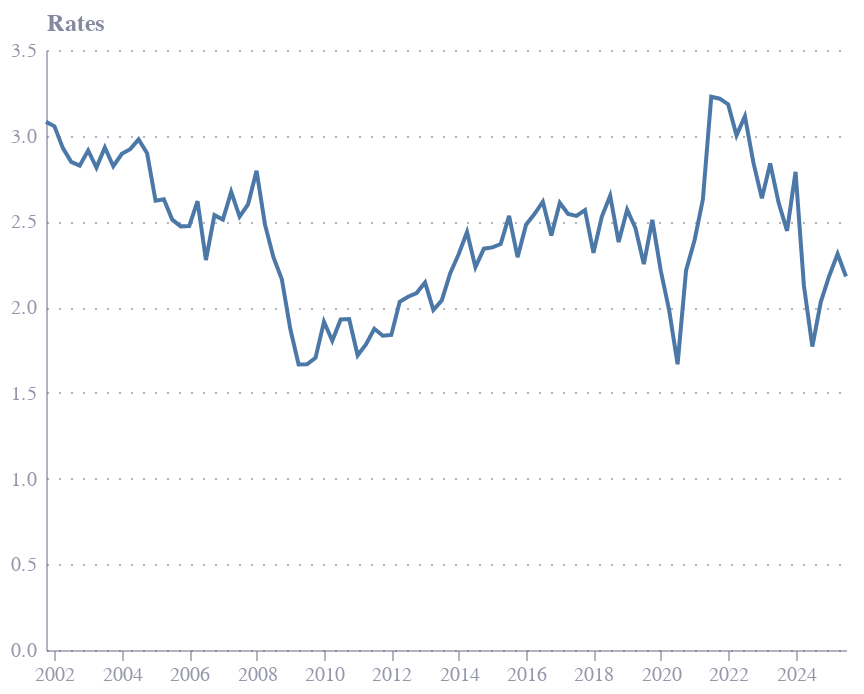

The notebook cell saved with this chart:
### Code cell
chart = alt.Chart(flows_df).mark_line().encode(
    x=alt.X('Datetime:T'),
    y=alt.Y('Rates:Q')
)

chart

### Figure 1 — Vega-Lite specification as saved in the notebook (floating-point values rounded to 4 significant figures)
{"config": {"font": "Circular Std", "mark": {"line": {"interpolate": "monotone"}}, "view": {"stroke": "transparent", "width": 400, "height": 300}, "range": {"category": ["#36B7B4", "#E6224B", "#F4C245", "#0063AF", "#00A767", "#179FDB", "#EB5C2E"], "diverging": ["#E6224B", "#E54753", "#C9C9C9", "#179FDB", "#122B39"], "heatmap": ["#C9C9C9", "#179FDB", "#0063AF", "#122B39"], "ordinal": ["#00A767", "#36B7B4", "#179FDB", "#0063AF", "#243B5A"]}, "axisX": {"domainColor": "#676A86", "domainOpacity": 0.5, "grid": false, "labelAngle": 0, "labelColor": "#676A86", "labelOpacity": 0.7, "orient": "bottom", "tickColor": "#676A86", "tickCount": 10, "tickOpacity": 0.5, "title": false, "titleAlign": "center", "titleAnchor": "middle", "titleColor": "#676A86", "titleFontSize": 12, "titleOpacity": 0.8, "titleY": -15}, "axisY": {"domainColor": "#676A86", "domainOpacity": 0.5, "gridColor": "#676A86", "gridDash": [1, 5], "gridOpacity": 0.5, "labelColor": "#676A86", "labelOpacity": 0.7, "labelPadding": 5, "tickColor": "#676A86", "tickCount": 8, "tickOpacity": 0.5, "ticks": false, "titleAlign": "left", "titleAngle": 0, "titleBaseline": "bottom", "titleColor": "#676A86", "titleFontSize": 12, "titleOpacity": 0.8, "titleX": 0, "titleY": -7}}, "data": {"name": "data-673a4628c0e2b7c16b6e69ddfda4d050"}, "mark": {"type": "line"}, "encoding": {"x": {"field": "Datetime", "type": "temporal"}, "y": {"field": "Rates", "type": "quantitative"}}, "$schema": "https://vega.github.io/schema/vega-lite/v5.20.1.json", "datasets": {"data-673a4628c0e2b7c16b6e69ddfda4d050": [{"DATE": "Oct-Dec 2001", "Still in Employment": 26380000.0, "Levels": 821000.0, "Rates": 3.081, "Temp_Date": "Oct 2001", "Datetime": "2001-10-01T00:00:00"}, {"DATE": "Jan-Mar 2002", "Still in Employment": 26380000.0, "Levels": 814000.0, "Rates": 3.055, "Temp_Date": "Jan 2002", "Datetime": "2002-01-01T00:00:00"}, {"DATE": "Apr-Jun 2002", "Still in Employment": 26420000.0, "Levels": 782000.0, "Rates": 2.929, "Temp_Date": "Apr 2002", "Datetime": "2002-04-01T00:00:00"}, {"DATE": "Jul-Sep 2002", "Still in Employment": 26530000.0, "Levels": 763200.0, "Rates": 2.848, "Temp_Date": "Jul 2002", "Datetime": "2002-07-01T00:00:00"}, {"DATE": "Oct-Dec 2002", "Still in Employment": 26620000.0, "Levels": 760300.0, "Rates": 2.825, "Temp_Date": "Oct 2002", "Datetime": "2002-10-01T00:00:00"}, {"DATE": "Jan-Mar 2003", "Still in Employment": 26630000.0, "Levels": 785200.0, "Rates": 2.914, "Temp_Date": "Jan 2003", "Datetime": "2003-01-01T00:00:00"}, {"DATE": "Apr-Jun 2003", "Still in Employment": 26710000.0, "Levels": 760400.0, "Rates": 2.814, "Temp_Date": "Apr 2003", "Datetime": "2003-04-01T00:00:00"}, {"DATE": "Jul-Sep 2003", "Still in Employment": 26780000.0, "Levels": 794600.0, "Rates": 2.932, "Temp_Date": "Jul 2003", "Datetime": "2003-07-01T00:00:00"}, {"DATE": "Oct-Dec 2003", "Still in Employment": 26800000.0, "Levels": 765600.0, "Rates": 2.822, "Temp_Date": "Oct 2003", "Datetime": "2003-10-01T00:00:00"}, {"DATE": "Jan-Mar 2004", "Still in Employment": 26910000.0, "Levels": 787900.0, "Rates": 2.895, "Temp_Date": "Jan 2004", "Datetime": "2004-01-01T00:00:00"}, {"DATE": "Apr-Jun 2004", "Still in Employment": 26950000.0, "Levels": 796700.0, "Rates": 2.921, "Temp_Date": "Apr 2004", "Datetime": "2004-04-01T00:00:00"}, {"DATE": "Jul-Sep 2004", "Still in Employment": 27010000.0, "Levels": 813700.0, "Rates": 2.978, "Temp_Date": "Jul 2004", "Datetime": "2004-07-01T00:00:00"}, {"DATE": "Oct-Dec 2004", "Still in Employment": 27110000.0, "Levels": 794800.0, "Rates": 2.898, "Temp_Date": "Oct 2004", "Datetime": "2004-10-01T00:00:00"}, {"DATE": "Jan-Mar 2005", "Still in Employment": 27230000.0, "Levels": 722500.0, "Rates": 2.621, "Temp_Date": "Jan 2005", "Datetime": "2005-01-01T00:00:00"}, {"DATE": "Apr-Jun 2005", "Still in Employment": 27280000.0, "Levels": 726700.0, "Rates": 2.63, "Temp_Date": "Apr 2005", "Datetime": "2005-04-01T00:00:00"}, {"DATE": "Jul-Sep 2005", "Still in Employment": 27360000.0, "Levels": 695700.0, "Rates": 2.51, "Temp_Date": "Jul 2005", "Datetime": "2005-07-01T00:00:00"}, {"DATE": "Oct-Dec 2005", "Still in Employment": 27380000.0, "Levels": 685400.0, "Rates": 2.471, "Temp_Date": "Oct 2005", "Datetime": "2005-10-01T00:00:00"}, {"DATE": "Jan-Mar 2006", "Still in Employment": 27460000.0, "Levels": 687900.0, "Rates": 2.473, "Temp_Date": "Jan 2006", "Datetime": "2006-01-01T00:00:00"}, {"DATE": "Apr-Jun 2006", "Still in Employment": 27560000.0, "Levels": 730800.0, "Rates": 2.618, "Temp_Date": "Apr 2006", "Datetime": "2006-04-01T00:00:00"}, {"DATE": "Jul-Sep 2006", "Still in Employment": 27560000.0, "Levels": 635400.0, "Rates": 2.275, "Temp_Date": "Jul 2006", "Datetime": "2006-07-01T00:00:00"}, {"DATE": "Oct-Dec 2006", "Still in Employment": 27640000.0, "Levels": 711200.0, "Rates": 2.537, "Temp_Date": "Oct 2006", "Datetime": "2006-10-01T00:00:00"}, {"DATE": "Jan-Mar 2007", "Still in Employment": 27590000.0, "Levels": 702400.0, "Rates": 2.511, "Temp_Date": "Jan 2007", "Datetime": "2007-01-01T00:00:00"}, {"DATE": "Apr-Jun 2007", "Still in Employment": 27680000.0, "Levels": 749600.0, "Rates": 2.673, "Temp_Date": "Apr 2007", "Datetime": "2007-04-01T00:00:00"}, {"DATE": "Jul-Sep 2007", "Still in Employment": 27740000.0, "Levels": 710900.0, "Rates": 2.528, "Temp_Date": "Jul 2007", "Datetime": "2007-07-01T00:00:00"}, {"DATE": "Oct-Dec 2007", "Still in Employment": 27880000.0, "Levels": 735000.0, "Rates": 2.6, "Temp_Date": "Oct 2007", "Datetime": "2007-10-01T00:00:00"}, {"DATE": "Jan-Mar 2008", "Still in Employment": 27970000.0, "Levels": 792800.0, "Rates": 2.795, "Temp_Date": "Jan 2008", "Datetime": "2008-01-01T00:00:00"}, {"DATE": "Apr-Jun 2008", "Still in Employment": 28060000.0, "Levels": 706800.0, "Rates": 2.483, "Temp_Date": "Apr 2008", "Datetime": "2008-04-01T00:00:00"}, {"DATE": "Jul-Sep 2008", "Still in Employment": 27990000.0, "Levels": 651000.0, "Rates": 2.292, "Temp_Date": "Jul 2008", "Datetime": "2008-07-01T00:00:00"}, {"DATE": "Oct-Dec 2008", "Still in Employment": 27820000.0, "Levels": 611100.0, "Rates": 2.163, "Temp_Date": "Oct 2008", "Datetime": "2008-10-01T00:00:00"}, {"DATE": "Jan-Mar 2009", "Still in Employment": 27740000.0, "Levels": 527800.0, "Rates": 1.872, "Temp_Date": "Jan 2009", "Datetime": "2009-01-01T00:00:00"}, {"DATE": "Apr-Jun 2009", "Still in Employment": 27490000.0, "Levels": 465700.0, "Rates": 1.666, "Temp_Date": "Apr 2009", "Datetime": "2009-04-01T00:00:00"}, {"DATE": "Jul-Sep 2009", "Still in Employment": 27330000.0, "Levels": 463500.0, "Rates": 1.667, "Temp_Date": "Jul 2009", "Datetime": "2009-07-01T00:00:00"}, {"DATE": "Oct-Dec 2009", "Still in Employment": 27400000.0, "Levels": 475600.0, "Rates": 1.704, "Temp_Date": "Oct 2009", "Datetime": "2009-10-01T00:00:00"}, {"DATE": "Jan-Mar 2010", "Still in Employment": 27290000.0, "Levels": 532200.0, "Rates": 1.915, "Temp_Date": "Jan 2010", "Datetime": "2010-01-01T00:00:00"}, {"DATE": "Apr-Jun 2010", "Still in Employment": 27260000.0, "Levels": 501100.0, "Rates": 1.804, "Temp_Date": "Apr 2010", "Datetime": "2010-04-01T00:00:00"}, {"DATE": "Jul-Sep 2010", "Still in Employment": 27430000.0, "Levels": 539500.0, "Rates": 1.928, "Temp_Date": "Jul 2010", "Datetime": "2010-07-01T00:00:00"}, {"DATE": "Oct-Dec 2010", "Still in Employment": 27450000.0, "Levels": 540900.0, "Rates": 1.931, "Temp_Date": "Oct 2010", "Datetime": "2010-10-01T00:00:00"}, {"DATE": "Jan-Mar 2011", "Still in Employment": 27500000.0, "Levels": 482000.0, "Rates": 1.719, "Temp_Date": "Jan 2011", "Datetime": "2011-01-01T00:00:00"}, {"DATE": "Apr-Jun 2011", "Still in Employment": 27540000.0, "Levels": 501200.0, "Rates": 1.783, "Temp_Date": "Apr 2011", "Datetime": "2011-04-01T00:00:00"}, {"DATE": "Jul-Sep 2011", "Still in Employment": 27500000.0, "Levels": 526100.0, "Rates": 1.874, "Temp_Date": "Jul 2011", "Datetime": "2011-07-01T00:00:00"}, {"DATE": "Oct-Dec 2011", "Still in Employment": 27460000.0, "Levels": 513600.0, "Rates": 1.833, "Temp_Date": "Oct 2011", "Datetime": "2011-10-01T00:00:00"}, {"DATE": "Jan-Mar 2012", "Still in Employment": 27490000.0, "Levels": 516000.0, "Rates": 1.838, "Temp_Date": "Jan 2012", "Datetime": "2012-01-01T00:00:00"}, {"DATE": "Apr-Jun 2012", "Still in Employment": 27590000.0, "Levels": 572500.0, "Rates": 2.031, "Temp_Date": "Apr 2012", "Datetime": "2012-04-01T00:00:00"}, {"DATE": "Jul-Sep 2012", "Still in Employment": 27750000.0, "Levels": 585000.0, "Rates": 2.061, "Temp_Date": "Jul 2012", "Datetime": "2012-07-01T00:00:00"}, {"DATE": "Oct-Dec 2012", "Still in Employment": 27930000.0, "Levels": 594200.0, "Rates": 2.082, "Temp_Date": "Oct 2012", "Datetime": "2012-10-01T00:00:00"}, {"DATE": "Jan-Mar 2013", "Still in Employment": 27860000.0, "Levels": 611300.0, "Rates": 2.143, "Temp_Date": "Jan 2013", "Datetime": "2013-01-01T00:00:00"}, {"DATE": "Apr-Jun 2013", "Still in Employment": 27860000.0, "Levels": 566300.0, "Rates": 1.984, "Temp_Date": "Apr 2013", "Datetime": "2013-04-01T00:00:00"}, {"DATE": "Jul-Sep 2013", "Still in Employment": 28000000.0, "Levels": 584500.0, "Rates": 2.039, "Temp_Date": "Jul 2013", "Datetime": "2013-07-01T00:00:00"}, {"DATE": "Oct-Dec 2013", "Still in Employment": 28120000.0, "Levels": 633700.0, "Rates": 2.198, "Temp_Date": "Oct 2013", "Datetime": "2013-10-01T00:00:00"}, {"DATE": "Jan-Mar 2014", "Still in Employment": 28350000.0, "Levels": 670900.0, "Rates": 2.31, "Temp_Date": "Jan 2014", "Datetime": "2014-01-01T00:00:00"}, {"DATE": "Apr-Jun 2014", "Still in Employment": 28470000.0, "Levels": 710900.0, "Rates": 2.438, "Temp_Date": "Apr 2014", "Datetime": "2014-04-01T00:00:00"}, {"DATE": "Jul-Sep 2014", "Still in Employment": 28650000.0, "Levels": 655900.0, "Rates": 2.233, "Temp_Date": "Jul 2014", "Datetime": "2014-07-01T00:00:00"}, {"DATE": "Oct-Dec 2014", "Still in Employment": 28820000.0, "Levels": 690700.0, "Rates": 2.341, "Temp_Date": "Oct 2014", "Datetime": "2014-10-01T00:00:00"}, {"DATE": "Jan-Mar 2015", "Still in Employment": 28860000.0, "Levels": 694500.0, "Rates": 2.349, "Temp_Date": "Jan 2015", "Datetime": "2015-01-01T00:00:00"}, {"DATE": "Apr-Jun 2015", "Still in Employment": 28990000.0, "Levels": 703300.0, "Rates": 2.368, "Temp_Date": "Apr 2015", "Datetime": "2015-04-01T00:00:00"}, {"DATE": "Jul-Sep 2015", "Still in Employment": 29060000.0, "Levels": 754200.0, "Rates": 2.532, "Temp_Date": "Jul 2015", "Datetime": "2015-07-01T00:00:00"}, {"DATE": "Oct-Dec 2015", "Still in Employment": 29230000.0, "Levels": 686300.0, "Rates": 2.292, "Temp_Date": "Oct 2015", "Datetime": "2015-10-01T00:00:00"}, {"DATE": "Jan-Mar 2016", "Still in Employment": 29400000.0, "Levels": 747200.0, "Rates": 2.481, "Temp_Date": "Jan 2016", "Datetime": "2016-01-01T00:00:00"}, {"DATE": "Apr-Jun 2016", "Still in Employment": 29440000.0, "Levels": 767300.0, "Rates": 2.543, "Temp_Date": "Apr 2016", "Datetime": "2016-04-01T00:00:00"}, {"DATE": "Jul-Sep 2016", "Still in Employment": 29620000.0, "Levels": 792700.0, "Rates": 2.615, "Temp_Date": "Jul 2016", "Datetime": "2016-07-01T00:00:00"}, {"DATE": "Oct-Dec 2016", "Still in Employment": 29660000.0, "Levels": 734200.0, "Rates": 2.418, "Temp_Date": "Oct 2016", "Datetime": "2016-10-01T00:00:00"}, {"DATE": "Jan-Mar 2017", "Still in Employment": 29740000.0, "Levels": 793300.0, "Rates": 2.609, "Temp_Date": "Jan 2017", "Datetime": "2017-01-01T00:00:00"}, {"DATE": "Apr-Jun 2017", "Still in Employment": 29880000.0, "Levels": 777300.0, "Rates": 2.544, "Temp_Date": "Apr 2017", "Datetime": "2017-04-01T00:00:00"}, {"DATE": "Jul-Sep 2017", "Still in Employment": 29950000.0, "Levels": 775400.0, "Rates": 2.532, "Temp_Date": "Jul 2017", "Datetime": "2017-07-01T00:00:00"}, {"DATE": "Oct-Dec 2017", "Still in Employment": 30020000.0, "Levels": 787800.0, "Rates": 2.566, "Temp_Date": "Oct 2017", "Datetime": "2017-10-01T00:00:00"}, {"DATE": "Jan-Mar 2018", "Still in Employment": 30150000.0, "Levels": 714400.0, "Rates": 2.317, "Temp_Date": "Jan 2018", "Datetime": "2018-01-01T00:00:00"}, {"DATE": "Apr-Jun 2018", "Still in Employment": 30220000.0, "Levels": 781600.0, "Rates": 2.527, "Temp_Date": "Apr 2018", "Datetime": "2018-04-01T00:00:00"}, {"DATE": "Jul-Sep 2018", "Still in Employment": 30200000.0, "Levels": 819200.0, "Rates": 2.65, "Temp_Date": "Jul 2018", "Datetime": "2018-07-01T00:00:00"}, {"DATE": "Oct-Dec 2018", "Still in Employment": 30270000.0, "Levels": 737200.0, "Rates": 2.379, "Temp_Date": "Oct 2018", "Datetime": "2018-10-01T00:00:00"}, {"DATE": "Jan-Mar 2019", "Still in Employment": 30430000.0, "Levels": 800700.0, "Rates": 2.568, "Temp_Date": "Jan 2019", "Datetime": "2019-01-01T00:00:00"}, {"DATE": "Apr-Jun 2019", "Still in Employment": 30600000.0, "Levels": 771800.0, "Rates": 2.461, "Temp_Date": "Apr 2019", "Datetime": "2019-04-01T00:00:00"}, {"DATE": "Jul-Sep 2019", "Still in Employment": 30630000.0, "Levels": 706600.0, "Rates": 2.251, "Temp_Date": "Jul 2019", "Datetime": "2019-07-01T00:00:00"}, {"DATE": "Oct-Dec 2019", "Still in Employment": 30630000.0, "Levels": 789900.0, "Rates": 2.509, "Temp_Date": "Oct 2019", "Datetime": "2019-10-01T00:00:00"}, {"DATE": "Jan-Mar 2020", "Still in Employment": 30660000.0, "Levels": 695100.0, "Rates": 2.212, "Temp_Date": "Jan 2020", "Datetime": "2020-01-01T00:00:00"}, {"DATE": "Apr-Jun 2020", "Still in Employment": 30490000.0, "Levels": 618600.0, "Rates": 1.981, "Temp_Date": "Apr 2020", "Datetime": "2020-04-01T00:00:00"}, {"DATE": "Jul-Sep 2020", "Still in Employment": 30250000.0, "Levels": 516800.0, "Rates": 1.667, "Temp_Date": "Jul 2020", "Datetime": "2020-07-01T00:00:00"}, {"DATE": "Oct-Dec 2020", "Still in Employment": 30020000.0, "Levels": 680100.0, "Rates": 2.214, "Temp_Date": "Oct 2020", "Datetime": "2020-10-01T00:00:00"}, {"DATE": "Jan-Mar 2021", "Still in Employment": 30140000.0, "Levels": 736400.0, "Rates": 2.391, "Temp_Date": "Jan 2021", "Datetime": "2021-01-01T00:00:00"}, {"DATE": "Apr-Jun 2021", "Still in Employment": 30100000.0, "Levels": 807800.0, "Rates": 2.628, "Temp_Date": "Apr 2021", "Datetime": "2021-04-01T00:00:00"}, {"DATE": "Jul-Sep 2021", "Still in Employment": 30220000.0, "Levels": 996700.0, "Rates": 3.227, "Temp_Date": "Jul 2021", "Datetime": "2021-07-01T00:00:00"}, {"DATE": "Oct-Dec 2021", "Still in Employment": 30420000.0, "Levels": 1000000.0, "Rates": 3.216, "Temp_Date": "Oct 2021", "Datetime": "2021-10-01T00:00:00"}, {"DATE": "Jan-Mar 2022", "Still in Employment": 30480000.0, "Levels": 993400.0, "Rates": 3.183, "Temp_Date": "Jan 2022", "Datetime": "2022-01-01T00:00:00"}, {"DATE": "Apr-Jun 2022", "Still in Employment": 30620000.0, "Levels": 942100.0, "Rates": 3.002, "Temp_Date": "Apr 2022", "Datetime": "2022-04-01T00:00:00"}, {"DATE": "Jul-Sep 2022", "Still in Employment": 30660000.0, "Levels": 977700.0, "Rates": 3.114, "Temp_Date": "Jul 2022", "Datetime": "2022-07-01T00:00:00"}, {"DATE": "Oct-Dec 2022", "Still in Employment": 30750000.0, "Levels": 894300.0, "Rates": 2.843, "Temp_Date": "Oct 2022", "Datetime": "2022-10-01T00:00:00"}, {"DATE": "Jan-Mar 2023", "Still in Employment": 30890000.0, "Levels": 834000.0, "Rates": 2.635, "Temp_Date": "Jan 2023", "Datetime": "2023-01-01T00:00:00"}, {"DATE": "Apr-Jun 2023", "Still in Employment": 31030000.0, "Levels": 901400.0, "Rates": 2.838, "Temp_Date": "Apr 2023", "Datetime": "2023-04-01T00:00:00"}, {"DATE": "Jul-Sep 2023", "Still in Employment": 31020000.0, "Levels": 828900.0, "Rates": 2.61, "Temp_Date": "Jul 2023", "Datetime": "2023-07-01T00:00:00"}, {"DATE": "Oct-Dec 2023", "Still in Employment": 31030000.0, "Levels": 778100.0, "Rates": 2.445, "Temp_Date": "Oct 2023", "Datetime": "2023-10-01T00:00:00"}, {"DATE": "Jan-Mar 2024", "Still in Employment": 30970000.0, "Levels": 886700.0, "Rates": 2.789, "Temp_Date": "Jan 2024", "Datetime": "2024-01-01T00:00:00"}, {"DATE": "Apr-Jun 2024", "Still in Employment": 30960000.0, "Levels": 675900.0, "Rates": 2.125, "Temp_Date": "Apr 2024", "Datetime": "2024-04-01T00:00:00"}, {"DATE": "Jul-Sep 2024", "Still in Employment": 31180000.0, "Levels": 566800.0, "Rates": 1.77, "Temp_Date": "Jul 2024", "Datetime": "2024-07-01T00:00:00"}, {"DATE": "Oct-Dec 2024", "Still in Employment": 31320000.0, "Levels": 653900.0, "Rates": 2.031, "Temp_Date": "Oct 2024", "Datetime": "2024-10-01T00:00:00"}, {"DATE": "Jan-Mar 2025", "Still in Employment": 31380000.0, "Levels": 704600.0, "Rates": 2.183, "Temp_Date": "Jan 2025", "Datetime": "2025-01-01T00:00:00"}, {"DATE": "Apr-Jun 2025", "Still in Employment": 31490000.0, "Levels": 749700.0, "Rates": 2.31, "Temp_Date": "Apr 2025", "Datetime": "2025-04-01T00:00:00"}, {"DATE": "Jul-Sep 2025", "Still in Employment": 31590000.0, "Levels": 708300.0, "Rates": 2.179, "Temp_Date": "Jul 2025", "Datetime": "2025-07-01T00:00:00"}]}}
